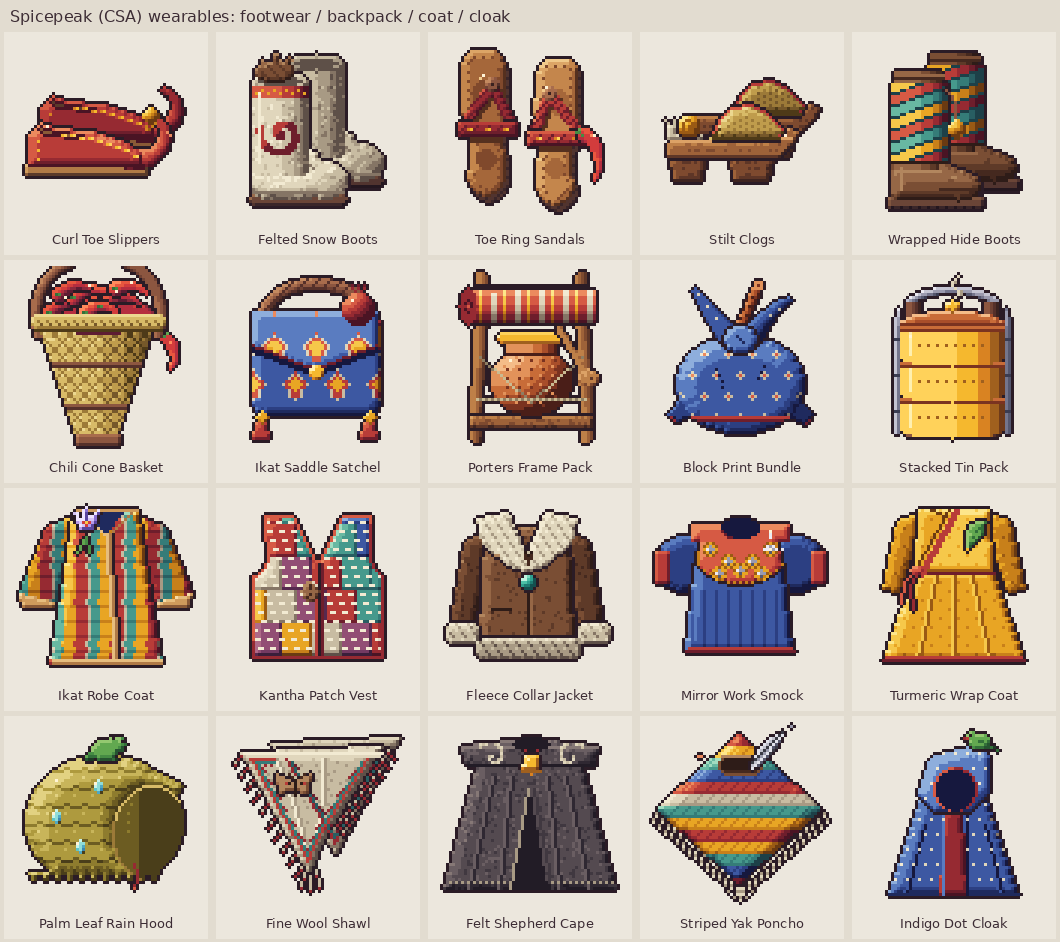

This figure's Python source:
"""Contact sheet for the Spicepeak (CSA) wear concepts: 4 rows x 5 columns, icons 3x NEAREST, names below.
Also checks every PNG: 64x64, hard alpha, no #000000 / #ffffff.
Run: python3 sheet.py"""
import glob, os
from PIL import Image, ImageDraw, ImageFont

D = os.path.dirname(os.path.abspath(__file__))
CATS = ["footwear", "backpack", "coat", "cloak"]
S, PAD, LABEL = 3, 10, 26
CW = 64 * S + PAD * 2
CH = 64 * S + PAD + LABEL
HEAD = 30
BG, CELL, TXT = (226, 220, 208), (236, 231, 221), (60, 44, 52)

def font(sz):
    for f in ["/usr/share/fonts/truetype/dejavu/DejaVuSans.ttf", "/usr/share/fonts/dejavu/DejaVuSans.ttf"]:
        if os.path.exists(f):
            return ImageFont.truetype(f, sz)
    return ImageFont.load_default()

def check(path, im):
    assert im.size == (64, 64), (path, im.size)
    for r, g, b, a in im.getdata():
        assert a in (0, 255), (path, "semi alpha", a)
        if a:
            assert (r, g, b) not in ((0, 0, 0), (255, 255, 255)), (path, "pure black/white")

f, fh = font(13), font(16)
sheet = Image.new("RGB", (CW * 5, HEAD + CH * 4), BG)
d = ImageDraw.Draw(sheet)
d.text((PAD, 7), "Spicepeak (CSA) wearables: footwear / backpack / coat / cloak", fill=TXT, font=fh)
for r, cat in enumerate(CATS):
    files = sorted(glob.glob(os.path.join(D, f"{cat}-[1-5]-*.png")))
    assert len(files) == 5, (cat, files)
    for col, p in enumerate(files):
        im = Image.open(p).convert("RGBA")
        check(p, im)
        x, y = col * CW, HEAD + r * CH
        d.rectangle([x + 4, y + 2, x + CW - 5, y + CH - 4], fill=CELL)
        big = im.resize((64 * S, 64 * S), Image.NEAREST)
        sheet.paste(big, (x + PAD, y + PAD // 2), big)
        name = os.path.basename(p)[:-4].split("-", 2)[2].replace("-", " ").title()
        tw = d.textlength(name, font=f)
        d.text((x + (CW - tw) / 2, y + 64 * S + PAD // 2 + 4), name, fill=TXT, font=f)
sheet.save(os.path.join(D, "sheet.png"))
print("sheet.png ok", sheet.size)
